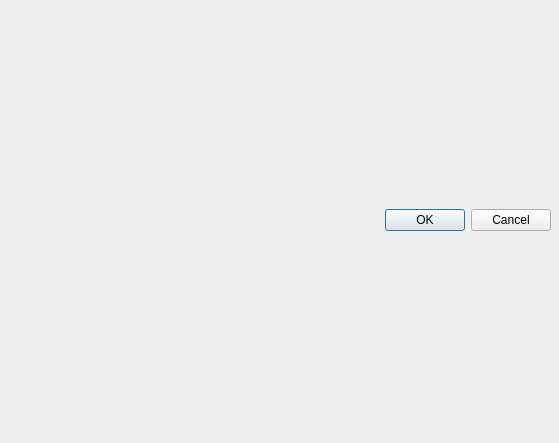
<?xml version="1.0" encoding="UTF-8"?>
<ui version="4.0">
 <class>Form</class>
 <widget class="QWidget" name="Form">
  <property name="geometry">
   <rect>
    <x>0</x>
    <y>0</y>
    <width>559</width>
    <height>443</height>
   </rect>
  </property>
  <property name="windowTitle">
   <string>Form</string>
  </property>
  <widget class="QWidget" name="verticalLayoutWidget">
   <property name="geometry">
    <rect>
     <x>10</x>
     <y>10</y>
     <width>541</width>
     <height>421</height>
    </rect>
   </property>
   <layout class="QVBoxLayout" name="verticalLayout">
    <item>
     <widget class="QDialogButtonBox" name="buttonBox">
      <property name="standardButtons">
       <set>QDialogButtonBox::Cancel|QDialogButtonBox::Ok</set>
      </property>
     </widget>
    </item>
   </layout>
  </widget>
 </widget>
 <resources/>
 <connections/>
</ui>
